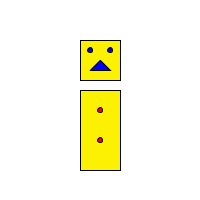
Frame 1 (no input)
Frame 60 (the mouse pressed at the canvas centre just before this capture): identical to frame 1, image omitted
Frame 120 (the mouse held since frame 60 and released just before this capture): identical to frame 1, image omitted

The Processing sketch that drew this single still picture (run headless with seeded random() and noise(); from frame 60 on, the mouse is pressed at the canvas centre):

// Processing sketch: processing_89840
// ── processing_89840.pde

void setup()
{
  size(200,200);
}
void draw()
{
if(mouseX<=width/2)
{
  background(255,255,255);
}
else if(mouseX>width/2) background(0,0,0);
fill(252,241,0);
rect(80,40,40,40);
rect(80,90,40,80);
fill(0,0,255);
triangle(100,60,90,70,110,70);
ellipse(90,50,5,5);
ellipse(110,50,5,5);
fill(255,0,0);
ellipse(100,110,5,5);
ellipse(100,140,5,5);
}
